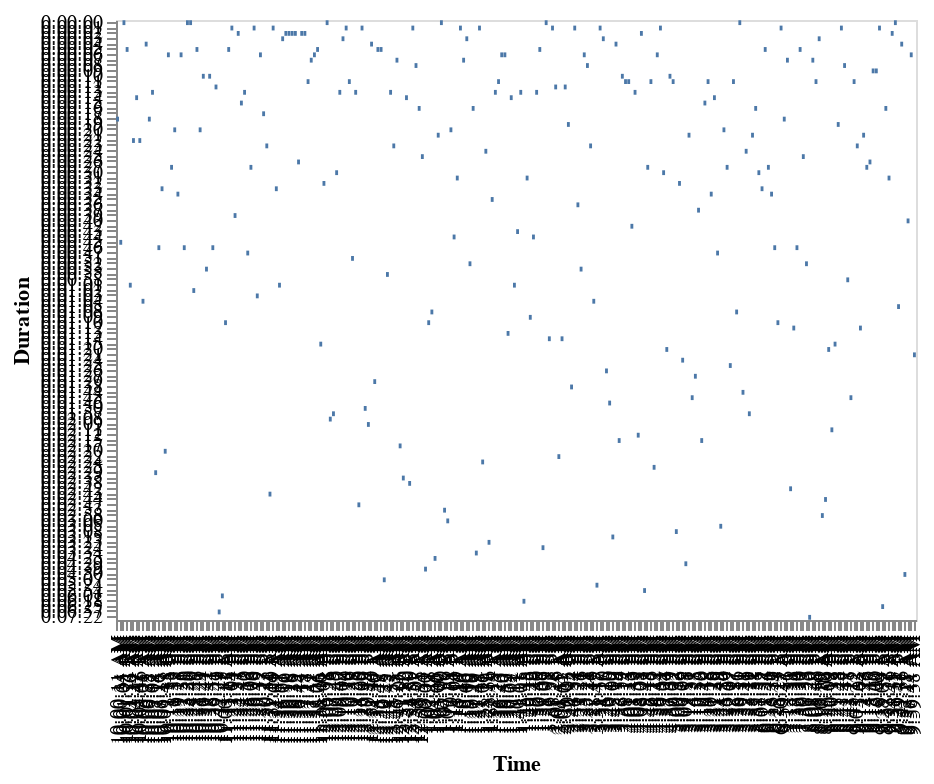

Notebook source saved alongside this figure:
### Code cell
chart = alt.Chart(df[files]).mark_bar().encode(
    alt.X('Time'),
    alt.Y('Duration')
)

chart

### Figure 1 — Vega-Lite specification as saved in the notebook (floating-point values rounded to 4 significant figures; data arrays with more than 128 entries replaced by an {"elided": "..."} marker saying what was removed)
{"$schema": "https://vega.github.io/schema/vega-lite/v2.4.3.json", "config": {"view": {"height": 300, "width": 400}}, "data": {"values": {"elided": "252 records"}}, "encoding": {"x": {"field": "Time", "type": "nominal"}, "y": {"field": "Duration", "type": "nominal"}}, "mark": "bar"}
